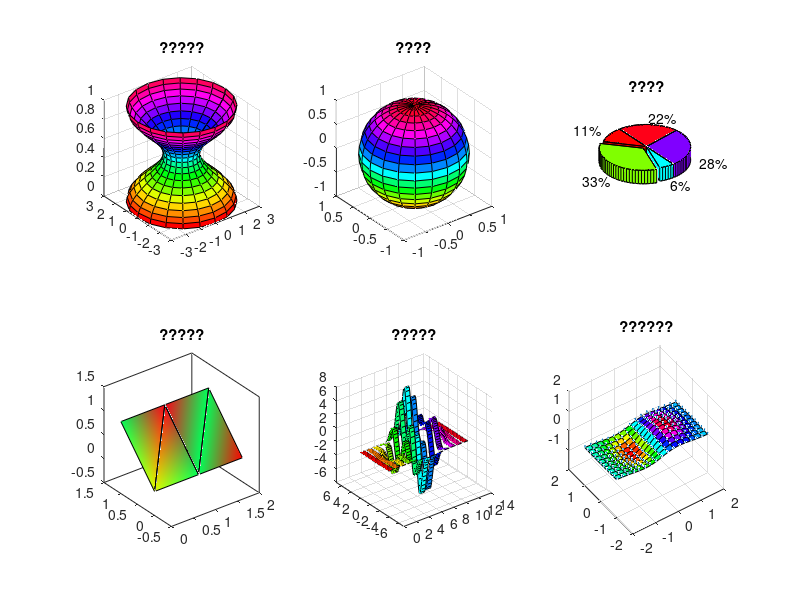

MATLAB code for this plot:
t = 0:pi/10:2*pi;
[X1,Y1,Z1] = cylinder(2 + cos(t));
subplot(2,3,1);surf(X1,Y1,Z1)
axis square;title('?????');
subplot(2,3,2);sphere
axis equal;title('????');
x1 = [1 3 0.5 2.5 2];
explode = [0 1 0 0 0];
subplot(2,3,3);pie3(x1,explode)
title('????');axis equal;
X2 = [0 1 1 2;1 1 2 2;0 0 1 1];
Y2 = [1 1 1 1;1 0 1 0;0 0 0 0];
Z2 = [1 1 1 1;1 0 1 0;0 0 0 0];
C = [0.5000 1.0000 1.0000 0.5000;
     1.0000 0.5000 0.5000 0.1667;
     0.3330 0.3330 0.5000 0.5000];
subplot(2,3,4);fill3(X2,Y2,Z2,C);
colormap hsv
title('?????');axis equal;
[x2,y2] = meshgrid(-3:.5:3,-3:.1:3);
z2 = peaks(x2,y2);
subplot(2,3,5);ribbon(y2,z2)
colormap hsv
title('?????');axis equal;
[X3,Y3] = meshgrid(-2:0.25:2,-1:0.2:1);
Z3 = X3 .* exp(-X3.^2 - Y3.^2);
[U,V,W] = surfnorm(X3,Y3,Z3);
subplot(2,3,6);quiver3(X3,Y3,Z3,U,V,W,0.5);
hold on 
surf(X3,Y3,Z3);
colormap hsv
view(-35,45);
title('??????');axis equal;
set(gcf,'Color','w');